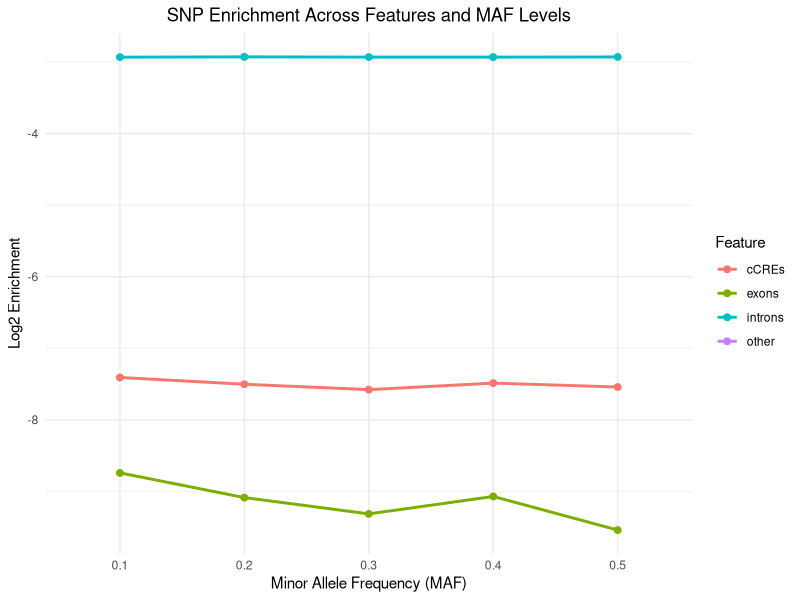

The R script that drew this image:
# Load necessary libraries
library(ggplot2)
library(dplyr)

# Step 1: Load the SNP enrichment data from the file 'snp_counts.txt'
snp_data <- read.table("snp_counts.txt", header=TRUE, sep="\t")

# Step 2: Log2-transform the enrichment values
snp_data$log2_enrichment <- log2(snp_data$Enrichment)

# Step 3: Create a ggplot with 4 lines, one for each feature
# The plot will have MAF on the X-axis and log2-transformed enrichment on the Y-axis

# Convert MAF to a factor for proper ordering in the plot
snp_data$MAF <- as.factor(snp_data$MAF)

# Create the plot
snp_plot <- ggplot(snp_data, aes(x=MAF, y=log2_enrichment, color=Feature, group=Feature)) +
  geom_line(size=1) +  # Line for each feature
  geom_point(size=2) +  # Points for each MAF-feature combination
  scale_y_continuous(name="Log2 Enrichment") +  # Y-axis label
  scale_x_discrete(name="Minor Allele Frequency (MAF)") +  # X-axis label
  theme_minimal() +  # Use a clean, minimal theme
  ggtitle("SNP Enrichment Across Features and MAF Levels") +  # Title
  theme(plot.title = element_text(hjust = 0.5)) +  # Center the title
  labs(color="Feature")  # Legend label

# Step 4: Save the plot as 'snp_enrichments.png'
ggsave("snp_enrichments.png", plot=snp_plot, width=8, height=6)

# Inform the user that the plot has been saved
cat("Plot saved as 'snp_enrichments.png'.\n")
